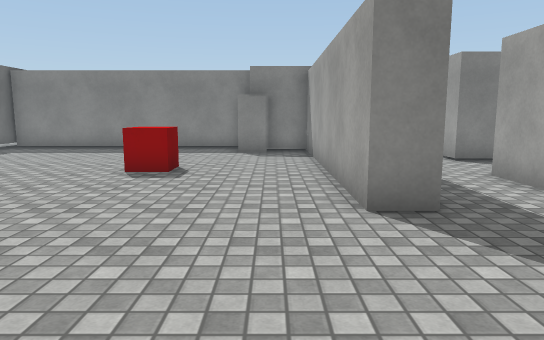
view 1 (above)

19 first-person views from a walk through a scene from a Unity 3-D project. The camera is 1.3 m above the floor, tilts 8° down and sees 70° across. The floor is counted in squares, 1 m on a side. Each view is taken from the middle of a square. On the plan, view 1 faces up. The plan holds only what a view shows up to about 16 squares ahead; the rest is blank. The place goes on beyond the plan. The player character is not drawn. Surface patterns are stand-ins for the level's own textures.

view 2
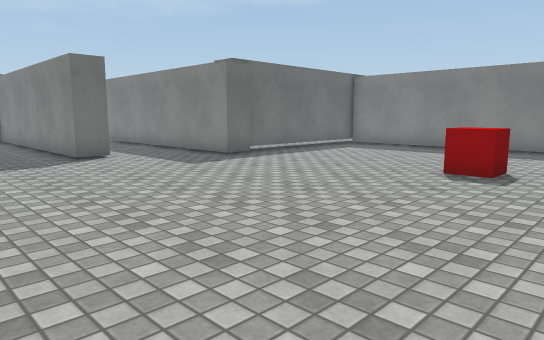

view 3
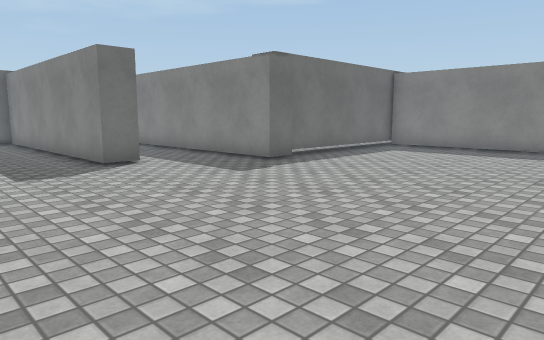

view 4
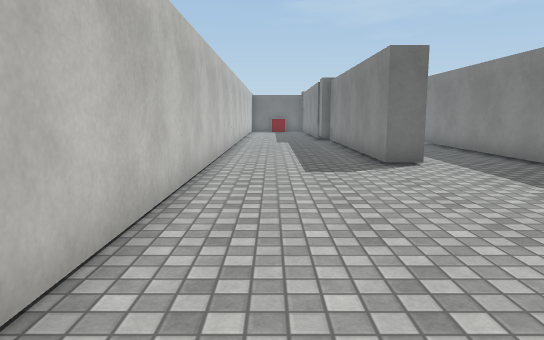

view 5
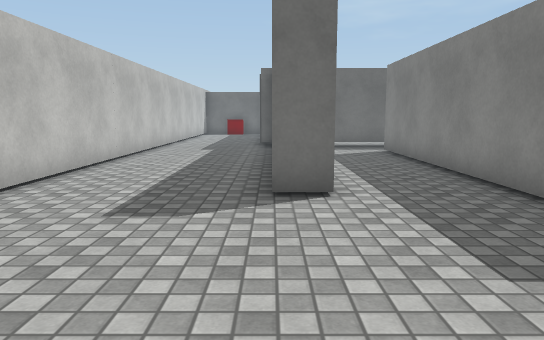

view 6
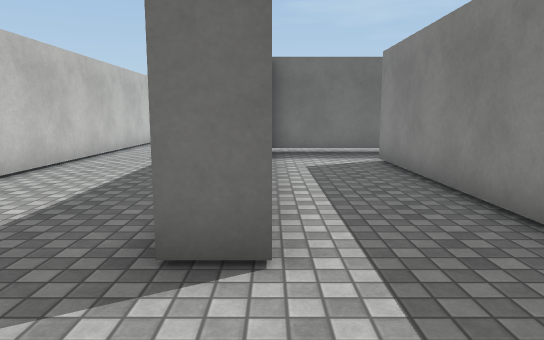

view 7
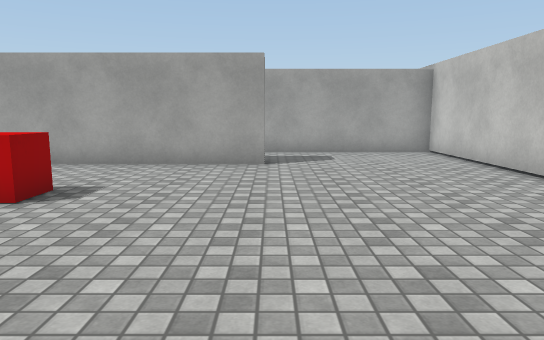

view 8
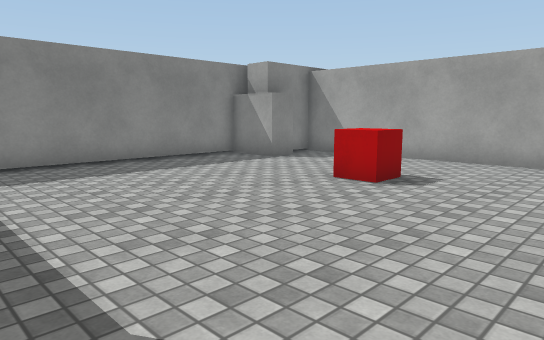

view 9
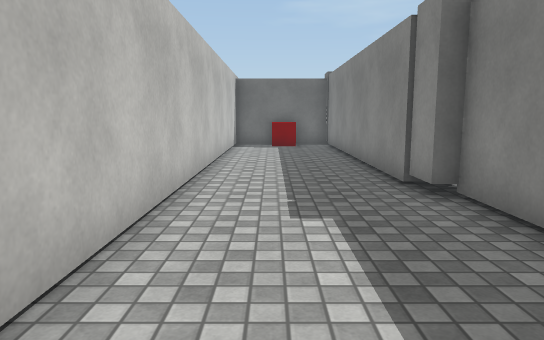

view 10
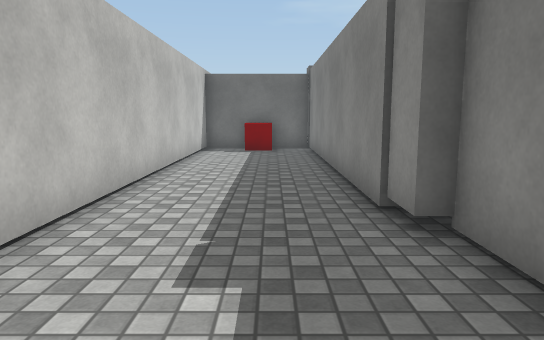

view 11
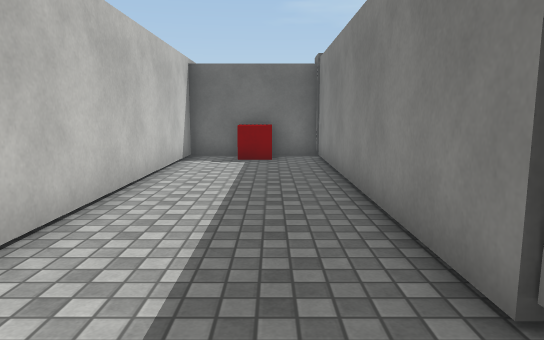

view 12
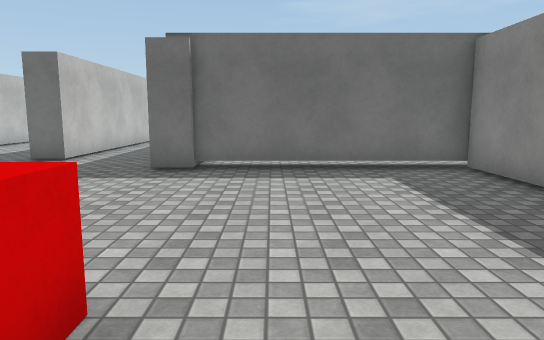

view 13
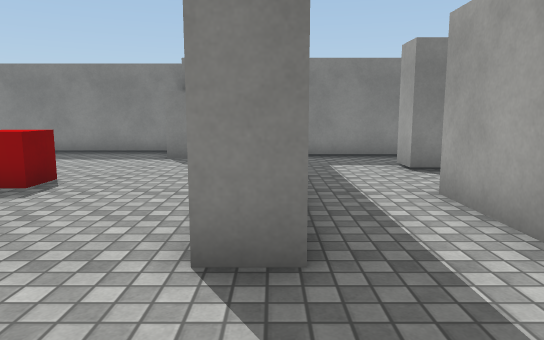

view 14
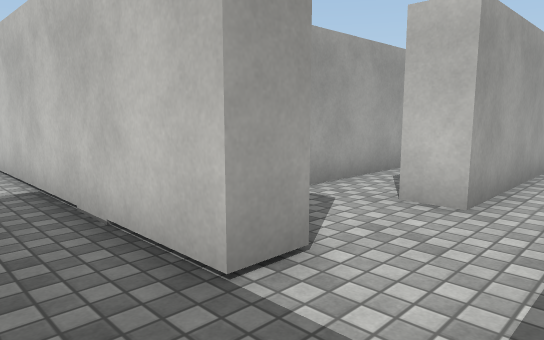

view 15
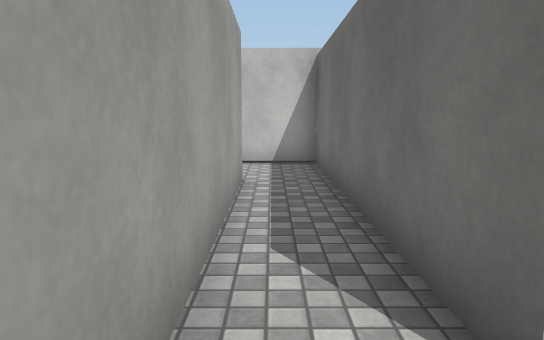

view 16
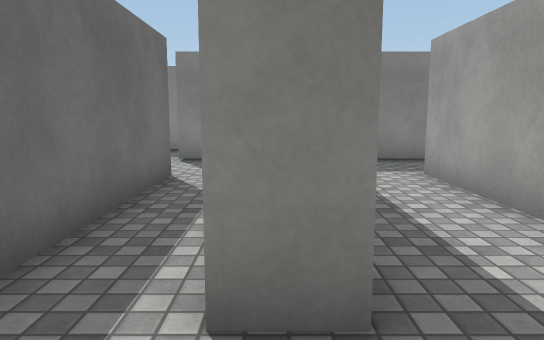

view 17
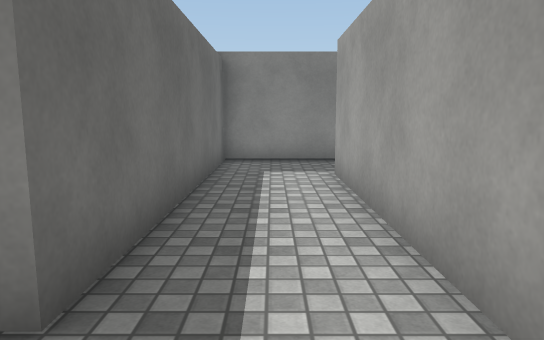

view 18
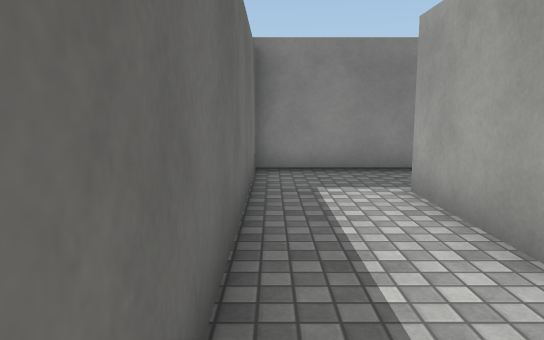

view 19
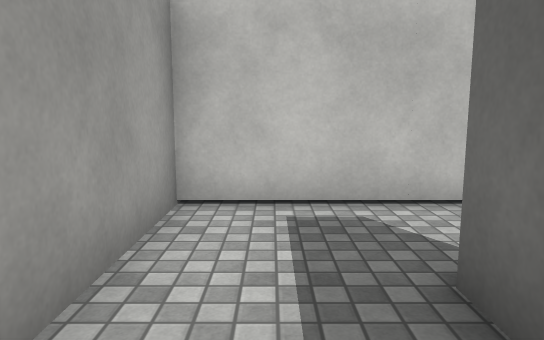

### Floor plan
Key: @ floor where view 1 was taken; # wall or solid block; . floor; T thing the floor can be seen under or through; C red cube.
Columns run from 34 left of view 1 to 12 right of it. Each row starts with its distance up from view 1.
 16                       .###########
 15                       .T.........########
 14                       .T.........##.#....
 13                       .T............#.........
 12                       .T............#...#######
 11                       .T............#...# #####
 10                       .T.......C....#.....#....
  9             T          T.......C....#.....#....
  8             T.##########............#..##.#...#
  7             T.......................#..##.#...#
  6           . T.......................#..##.#...#
  5           . T    ######................##.#...#
  4 #######################................##.#...#
  3 #......................................##.#...#
  2 #C.....................................##.....#
  1 #C.....................................##.....#
  0 #.................................@....##.....#
 -1 ###############################  ##############

Where each view was taken, in squares from view 1:
view 1: 0 up, 0 right, facing up
view 2: 0 up, 0 right, facing up-left
view 3: 0 up, 2 left, facing up-left
view 4: 1 up, 2 left, facing left
view 5: 4 up, 6 left, facing left
view 6: 5 up, 9 left, facing left
view 7: 5 up, 9 left, facing right
view 8: 5 up, 10 left, facing up-right
view 9: 1 up, 16 left, facing left
view 10: 2 up, 18 left, facing left
view 11: 2 up, 21 left, facing left
view 12: 11 up, 1 left, facing left
view 13: 2 up, 2 right, facing up
view 14: 14 up, 3 right, facing down-right
view 15: 10 up, 7 right, facing down
view 16: 0 up, 8 right, facing up
view 17: 0 up, 10 right, facing up
view 18: 2 up, 9 right, facing up
view 19: 5 up, 10 right, facing down
